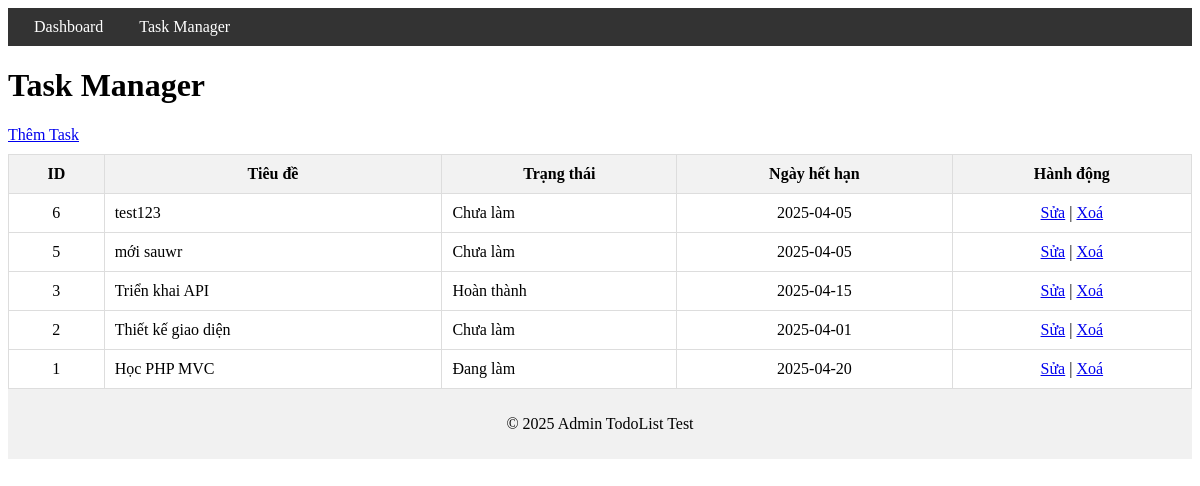
Page /admin/task_manager on the earlier database version.
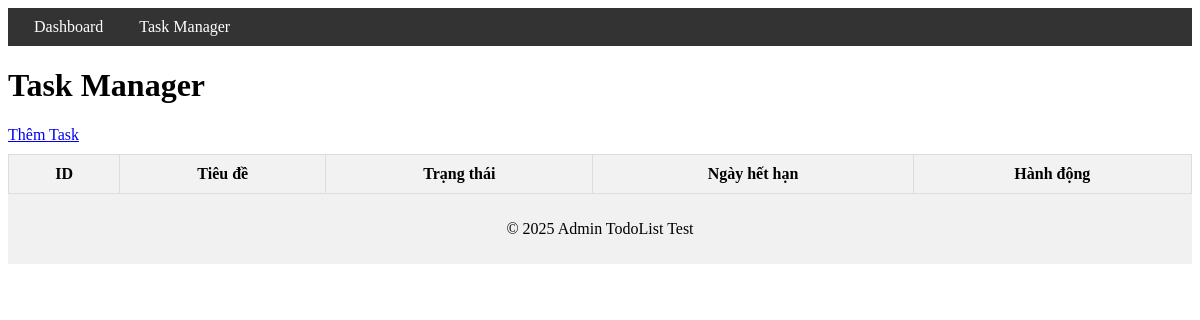
Same page on the later database version.
### tables this page shows
CREATE TABLE `tasks` (
  `id` int(11) NOT NULL,
  `title` varchar(255) NOT NULL,
  `description` text DEFAULT NULL,
  `status` enum('pending','in_progress','done') DEFAULT 'pending',
  `due_date` date DEFAULT NULL,
  `created_at` datetime DEFAULT current_timestamp(),
  `updated_at` datetime DEFAULT current_timestamp() ON UPDATE current_timestamp()
);

### config/db.php (called while the page is built, shortened)
<?php
function getDbConnection()
{
    $host = 'localhost';
    $user = 'root';
    $pass_word = '';
    $db_name = 'todolist';
    $conn = mysqli_connect($host, $user, $pass_word, $db_name);
    return $conn;
}

### app/controllers/AdminController.php (called while the page is built, shortened)
<?php
require_once '../app/models/Task.php';
class AdminController
{
    private $taskModel;
    public function __construct()
    {
        $this->taskModel = new Task();
    }
    public function task_manager()
    {
        $tasks = $this->taskModel->getAll();
        $this->render('admin/task_manager', ['tasks' => $tasks]);
    }
    private function render($view, $data = [])
    {
        extract($data);
        require "../app/views/{$view}.php";
    }
}

### app/models/Task.php (called while the page is built, shortened)
<?php
class Task
{
    private $db;
    public function __construct()
    {
        $this->db = getDbConnection();
    }
    public function getAll()
    {
        $result = $this->db->query("SELECT * FROM tasks ORDER BY id DESC");
        $tasks = [];
        while ($row = $result->fetch_assoc()) {
            $tasks[] = $row;
        }
        return $tasks;
    }
}

### app/views/admin/task_manager.php (the view)
<h1>Task Manager</h1>
<a href="admin.php?page=create_task" style="margin-bottom: 10px; display:inline-block;">Thêm Task</a>
<table style="width: 100%; border-collapse: collapse; ">
    <thead>
        <tr style="background-color: #f2f2f2;">
            <th style="padding: 10px; border: 1px solid #ddd;">ID</th>
            <th style="padding: 10px; border: 1px solid #ddd;">Tiêu đề</th>
            <th style="padding: 10px; border: 1px solid #ddd;">Trạng thái</th>
            <th style="padding: 10px; border: 1px solid #ddd;">Ngày hết hạn</th>
            <th style="padding: 10px; border: 1px solid #ddd;">Hành động</th>
        </tr>
    </thead>
    <tbody>
        <?php foreach ($tasks as $task): ?>
            <tr>
                <td style="padding: 10px; border: 1px solid #ddd; text-align: center;"><?= $task['id'] ?></td>
                <td style="padding: 10px; border: 1px solid #ddd;"><?= htmlspecialchars($task['title']) ?></td>
                <td style="padding: 10px; border: 1px solid #ddd;">
                    <?php if (!empty($task['status']) && $task['status'] === 'done'): ?>
                        Hoàn thành
                    <?php elseif ($task['status'] === 'in_progress'): ?>
                        Đang làm
                    <?php else: ?>
                        Chưa làm
                    <?php endif; ?>
                </td>
                <td style="padding: 10px; border: 1px solid #ddd; text-align: center;">
                    <?= $task['due_date'] ?? '<em>Không đặt</em>' ?>
                </td>
                <td style="padding: 10px; border: 1px solid #ddd; text-align: center;">
                    <a href="admin.php?page=edit_task&id=<?= $task['id'] ?>"> Sửa</a> |
                    <a href="admin.php?page=delete_task&id=<?= $task['id'] ?>" onclick="return confirm('Xác nhận xoá task này?')">Xoá</a>
                </td>
            </tr>
        <?php endforeach; ?>
    </tbody>
</table>

### view/admin/header.php (shortened to what this page needs)
<!DOCTYPE html>
<html lang="en">
<head>
    <link rel="stylesheet" href="/TodoList/assets/css/style.css">
</head>
<body>
    <?php
    $menuItems = [
        'dashboard' => 'Dashboard',
        'task_manager' => 'Task Manager',
    ]
    ?>
    <nav class="navbar">
        <ul>
            <?php foreach ($menuItems as $link => $label): ?>
                <a href="/TodoList-App/admin/<?php echo $link; ?>"
                    class="<?php echo $currentPage == $link ? 'active' : ''; ?>">
                    <?php echo $label; ?>
                </a>
            <?php endforeach; ?>
        </ul>
    </nav>
    <div class="content">

### admin/admin.php
<?php
require_once '../config/db.php';
require_once '../app/controllers/AdminController.php';
require_once '../view/admin/header.php';
$page = $_GET['page'] ?? 'dashboard';
$page = preg_replace('/[^a-z_]/', '', strtolower($page));
$controller = new AdminController();
if (method_exists($controller, $page)) {
    $controller->$page();
} else {
    http_response_code(404);
    echo "<h1>404 - Page Not Found</h1>";
}
require_once '../view/admin/footer.php';

### view/admin/footer.php
</div>
<footer>
    <p>© 2025 Admin TodoList Test</p>
</footer>
</body>
</html>

### assets/css/style.css (style rules this page uses)
.navbar { display: flex; justify-content: space-between; align-items: center; background-color: #333; padding: 10px; }
.navbar ul { list-style: none; margin: 0; padding: 0; }
.navbar a { color: white; text-decoration: none; padding: 8px 16px; }
footer { text-align: center; padding: 10px; background-color: #f1f1f1; }

Differences in the rows shown:
removed tasks: id "6", title "test123", status "Chưa làm", due_date "2025-04-05"
removed tasks: id "5", title "mới sauwr", status "Chưa làm", due_date "2025-04-05"
removed tasks: id "3", title "Triển khai API", status "Hoàn thành", due_date "2025-04-15"
removed tasks: id "2", title "Thiết kế giao diện", status "Chưa làm", due_date "2025-04-01"
removed tasks: id "1", title "Học PHP MVC", status "Đang làm", due_date "2025-04-20"
